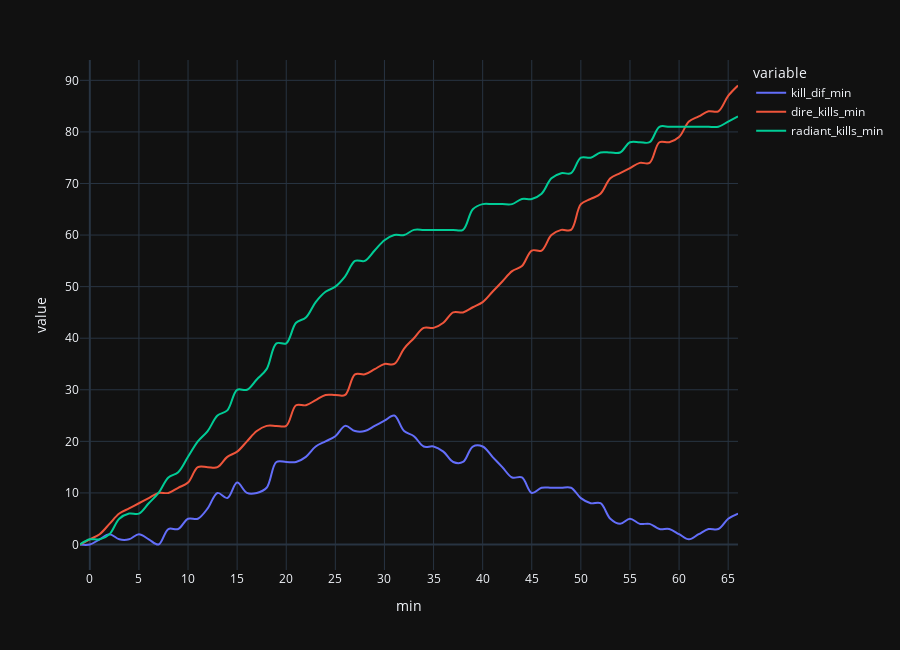
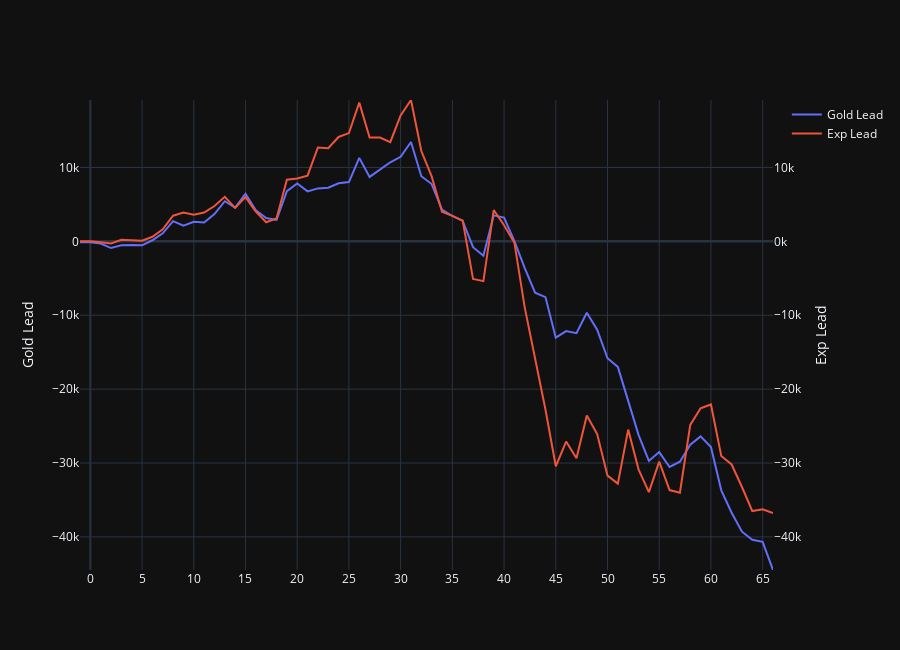

The code cell stored with these charts, in order, in its notebook:
### Markdown cell above
## line chart

### Code cell
line_chart = pd.DataFrame()

# kill difference timeline
line_chart["kill_dif_min"] = display_df_edit.set_index("match_id").loc[
    match_id_in, "kill_dif_list"
]
line_chart["kill_dif_min"] = line_chart["kill_dif_min"].apply(abs)
# make radiant kills and dire kills timeline
radiant_kills = []
dire_kills = []
for i in range(len(line_chart["kill_dif_min"])):
    radiant_kills.append(
        sum(
            eval(
                display_df_edit.set_index("match_id").loc[match_id_in, "radiantKills"]
            )[0:i]
        )
    )
    dire_kills.append(
        sum(
            eval(display_df_edit.set_index("match_id").loc[match_id_in, "direKills"])[
                0:i
            ]
        )
    )


line_chart["radiant_kills_min"] = radiant_kills
line_chart["dire_kills_min"] = dire_kills
line_chart["goldLead"] = eval(
    display_df_edit.set_index("match_id").loc[match_id_in, "radiantNetworthLeads"]
)
line_chart["EXPLead"] = eval(
    display_df_edit.set_index("match_id").loc[match_id_in, "radiantExperienceLeads"]
)
winrate = eval(display_df_edit.set_index("match_id").loc[match_id_in, "winRates"])
line_chart["winrate"] = np.append(
    np.array(winrate), [0] * (len(line_chart) - len(winrate))
)
line_chart["min"] = [i for i in range(-1, len(line_chart) - 1)]

# create line chart
fig = px.line(
    line_chart,
    x="min",
    y=["kill_dif_min", "dire_kills_min", "radiant_kills_min"],
    height=650,
    template="plotly_dark",
)
fig.update_traces(patch={"line_shape": "spline"})
fig.update_layout(
    xaxis=dict(tickmode="linear", tick0=0, dtick=5),
    yaxis=dict(tickmode="linear", tick0=0, dtick=10),
)

# create line chart networth, exp, winrate dif
figure = go.Figure()
figure.add_trace(
    go.Scatter(
        x=line_chart["min"], y=line_chart["goldLead"], name="Gold Lead", yaxis="y1"
    )
)
figure.add_trace(
    go.Scatter(
        x=line_chart["min"], y=line_chart["EXPLead"], name="Exp Lead", yaxis="y2"
    )
)
# Create axis objects
figure.update_layout(
    yaxis=dict(
        title="Gold Lead",
    ),
    yaxis2=dict(title="Exp Lead", overlaying="y", side="right", tickmode="sync"),
    height=650,
    template="plotly_dark",
)

all_min = line_chart[["goldLead", "EXPLead"]].min().min()
all_max = line_chart[["goldLead", "EXPLead"]].max().max()
figure.update_layout(
    yaxis=dict(range=[all_min, all_max]),
    yaxis2=dict(range=[all_min, all_max]),
    xaxis=dict(tickmode="linear", tick0=0, dtick=5)
)
fig.show()
figure.show()

### Figure 1 — Plotly figure (JSON) as saved in the notebook; plotly's stock layout.template omitted (floating-point values rounded to 4 significant figures)
{"data": [{"hovertemplate": "variable=kill_dif_min<br>min=%{x}<br>value=%{y}<extra></extra>", "legendgroup": "kill_dif_min", "line": {"color": "#636efa", "dash": "solid", "shape": "spline"}, "marker": {"symbol": "circle"}, "mode": "lines", "name": "kill_dif_min", "orientation": "v", "showlegend": true, "type": "scatter", "x": [-1, 0, 1, 2, 3, 4, 5, 6, 7, 8, 9, 10, 11, 12, 13, 14, 15, 16, 17, 18, 19, 20, 21, 22, 23, 24, 25, 26, 27, 28, 29, 30, 31, 32, 33, 34, 35, 36, 37, 38, 39, 40, 41, 42, 43, 44, 45, 46, 47, 48, 49, 50, 51, 52, 53, 54, 55, 56, 57, 58, 59, 60, 61, 62, 63, 64, 65, 66], "xaxis": "x", "y": [0, 0, 1, 2, 1, 1, 2, 1, 0, 3, 3, 5, 5, 7, 10, 9, 12, 10, 10, 11, 16, 16, 16, 17, 19, 20, 21, 23, 22, 22, 23, 24, 25, 22, 21, 19, 19, 18, 16, 16, 19, 19, 17, 15, 13, 13, 10, 11, 11, 11, 11, 9, 8, 8, 5, 4, 5, 4, 4, 3, 3, 2, 1, 2, 3, 3, 5, 6], "yaxis": "y"}, {"hovertemplate": "variable=dire_kills_min<br>min=%{x}<br>value=%{y}<extra></extra>", "legendgroup": "dire_kills_min", "line": {"color": "#EF553B", "dash": "solid", "shape": "spline"}, "marker": {"symbol": "circle"}, "mode": "lines", "name": "dire_kills_min", "orientation": "v", "showlegend": true, "type": "scatter", "x": [-1, 0, 1, 2, 3, 4, 5, 6, 7, 8, 9, 10, 11, 12, 13, 14, 15, 16, 17, 18, 19, 20, 21, 22, 23, 24, 25, 26, 27, 28, 29, 30, 31, 32, 33, 34, 35, 36, 37, 38, 39, 40, 41, 42, 43, 44, 45, 46, 47, 48, 49, 50, 51, 52, 53, 54, 55, 56, 57, 58, 59, 60, 61, 62, 63, 64, 65, 66], "xaxis": "x", "y": [0, 1, 2, 4, 6, 7, 8, 9, 10, 10, 11, 12, 15, 15, 15, 17, 18, 20, 22, 23, 23, 23, 27, 27, 28, 29, 29, 29, 33, 33, 34, 35, 35, 38, 40, 42, 42, 43, 45, 45, 46, 47, 49, 51, 53, 54, 57, 57, 60, 61, 61, 66, 67, 68, 71, 72, 73, 74, 74, 78, 78, 79, 82, 83, 84, 84, 87, 89], "yaxis": "y"}, {"hovertemplate": "variable=radiant_kills_min<br>min=%{x}<br>value=%{y}<extra></extra>", "legendgroup": "radiant_kills_min", "line": {"color": "#00cc96", "dash": "solid", "shape": "spline"}, "marker": {"symbol": "circle"}, "mode": "lines", "name": "radiant_kills_min", "orientation": "v", "showlegend": true, "type": "scatter", "x": [-1, 0, 1, 2, 3, 4, 5, 6, 7, 8, 9, 10, 11, 12, 13, 14, 15, 16, 17, 18, 19, 20, 21, 22, 23, 24, 25, 26, 27, 28, 29, 30, 31, 32, 33, 34, 35, 36, 37, 38, 39, 40, 41, 42, 43, 44, 45, 46, 47, 48, 49, 50, 51, 52, 53, 54, 55, 56, 57, 58, 59, 60, 61, 62, 63, 64, 65, 66], "xaxis": "x", "y": [0, 1, 1, 2, 5, 6, 6, 8, 10, 13, 14, 17, 20, 22, 25, 26, 30, 30, 32, 34, 39, 39, 43, 44, 47, 49, 50, 52, 55, 55, 57, 59, 60, 60, 61, 61, 61, 61, 61, 61, 65, 66, 66, 66, 66, 67, 67, 68, 71, 72, 72, 75, 75, 76, 76, 76, 78, 78, 78, 81, 81, 81, 81, 81, 81, 81, 82, 83], "yaxis": "y"}], "layout": {"height": 650, "legend": {"title": {"text": "variable"}, "tracegroupgap": 0}, "margin": {"t": 60}, "xaxis": {"anchor": "y", "domain": [0, 1], "dtick": 5, "tick0": 0, "tickmode": "linear", "title": {"text": "min"}}, "yaxis": {"anchor": "x", "domain": [0, 1], "dtick": 10, "tick0": 0, "tickmode": "linear", "title": {"text": "value"}}}}

### Figure 2 — Plotly figure (JSON) as saved in the notebook; plotly's stock layout.template omitted (floating-point values rounded to 4 significant figures)
{"data": [{"name": "Gold Lead", "type": "scatter", "x": [-1, 0, 1, 2, 3, 4, 5, 6, 7, 8, 9, 10, 11, 12, 13, 14, 15, 16, 17, 18, 19, 20, 21, 22, 23, 24, 25, 26, 27, 28, 29, 30, 31, 32, 33, 34, 35, 36, 37, 38, 39, 40, 41, 42, 43, 44, 45, 46, 47, 48, 49, 50, 51, 52, 53, 54, 55, 56, 57, 58, 59, 60, 61, 62, 63, 64, 65, 66], "y": [-120, -109, -285, -905, -538, -482, -536, 149, 1090, 2731, 2127, 2644, 2562, 3687, 5433, 4557, 6447, 4195, 3155, 2901, 6804, 7826, 6759, 7167, 7250, 7866, 8031, 11301, 8722, 9772, 10704, 11441, 13454, 8815, 7762, 4292, 3434, 2771, -795, -1952, 3525, 3216, 39, -3608, -6938, -7544, -13032, -12148, -12426, -9655, -11964, -15815, -16990, -21591, -26187, -29710, -28516, -30535, -29816, -27510, -26398, -27832, -33695, -36720, -39286, -40394, -40659, -44475], "yaxis": "y"}, {"name": "Exp Lead", "type": "scatter", "x": [-1, 0, 1, 2, 3, 4, 5, 6, 7, 8, 9, 10, 11, 12, 13, 14, 15, 16, 17, 18, 19, 20, 21, 22, 23, 24, 25, 26, 27, 28, 29, 30, 31, 32, 33, 34, 35, 36, 37, 38, 39, 40, 41, 42, 43, 44, 45, 46, 47, 48, 49, 50, 51, 52, 53, 54, 55, 56, 57, 58, 59, 60, 61, 62, 63, 64, 65, 66], "y": [0, 2, -113, -295, 218, 142, 80, 624, 1621, 3476, 3890, 3610, 3901, 4787, 6021, 4536, 5993, 4033, 2589, 3098, 8348, 8496, 8895, 12703, 12618, 14131, 14655, 18773, 14049, 14052, 13437, 17048, 19131, 12224, 8792, 4002, 3459, 2803, -5081, -5384, 4241, 2172, -194, -8963, -16029, -22763, -30434, -27091, -29354, -23579, -26088, -31702, -32791, -25471, -30847, -33940, -29800, -33657, -34017, -24841, -22592, -22072, -29057, -30192, -33241, -36504, -36247, -36772], "yaxis": "y2"}], "layout": {"height": 650, "xaxis": {"dtick": 5, "tick0": 0, "tickmode": "linear"}, "yaxis": {"range": [-44475, 19131], "title": {"text": "Gold Lead"}}, "yaxis2": {"overlaying": "y", "range": [-44475, 19131], "side": "right", "tickmode": "sync", "title": {"text": "Exp Lead"}}}}
